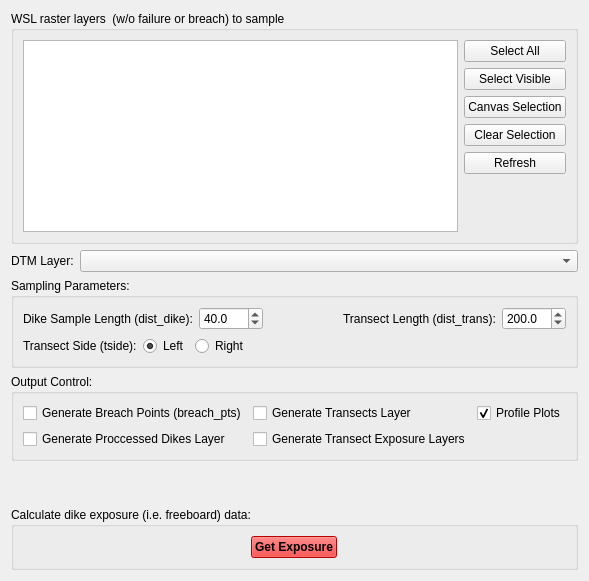
         <widget class="QWidget" name="tab_expo">
          <property name="sizePolicy">
           <sizepolicy hsizetype="Expanding" vsizetype="Preferred">
            <horstretch>0</horstretch>
            <verstretch>0</verstretch>
           </sizepolicy>
          </property>
          <attribute name="title">
           <string>Dike Exposure</string>
          </attribute>
          <layout class="QVBoxLayout" name="verticalLayout_5">
           <item>
            <widget class="QGroupBox" name="groupBox_3">
             <property name="title">
              <string>WSL raster layers  (w/o failure or breach) to sample</string>
             </property>
             <layout class="QHBoxLayout" name="horizontalLayout_2">
              <item>
               <widget class="QListView" name="listView_expo_rlays"/>
              </item>
              <item>
               <layout class="QVBoxLayout" name="verticalLayout_6">
                <item>
                 <widget class="QPushButton" name="pushButton_expo_sAll">
                  <property name="text">
                   <string>Select All</string>
                  </property>
                 </widget>
                </item>
                <item>
                 <widget class="QPushButton" name="pushButton_expo_sVis">
                  <property name="text">
                   <string>Select Visible</string>
                  </property>
                 </widget>
                </item>
                <item>
                 <widget class="QPushButton" name="pushButton_expo_canvas">
                  <property name="text">
                   <string>Canvas Selection</string>
                  </property>
                 </widget>
                </item>
                <item>
                 <widget class="QPushButton" name="pushButton_expo_clear">
                  <property name="text">
                   <string>Clear Selection</string>
                  </property>
                 </widget>
                </item>
                <item>
                 <widget class="QPushButton" name="pushButton_expo_refr">
                  <property name="text">
                   <string>Refresh</string>
                  </property>
                 </widget>
                </item>
                <item>
                 <spacer name="verticalSpacer_3">
                  <property name="orientation">
                   <enum>Qt::Vertical</enum>
                  </property>
                  <property name="sizeHint" stdset="0">
                   <size>
                    <width>20</width>
                    <height>40</height>
                   </size>
                  </property>
                 </spacer>
                </item>
               </layout>
              </item>
             </layout>
            </widget>
           </item>
           <item>
            <layout class="QHBoxLayout" name="horizontalLayout_22">
             <item>
              <widget class="QLabel" name="label_13">
               <property name="sizePolicy">
                <sizepolicy hsizetype="Fixed" vsizetype="Preferred">
                 <horstretch>0</horstretch>
                 <verstretch>0</verstretch>
                </sizepolicy>
               </property>
               <property name="text">
                <string>DTM Layer:</string>
               </property>
              </widget>
             </item>
             <item>
              <widget class="QgsMapLayerComboBox" name="mMapLayerComboBox_dtm"/>
             </item>
            </layout>
           </item>
           <item>
            <widget class="QGroupBox" name="groupBox_5">
             <property name="title">
              <string>Sampling Parameters:</string>
             </property>
             <layout class="QVBoxLayout" name="verticalLayout_7">
              <item>
               <layout class="QHBoxLayout" name="horizontalLayout_5">
                <item>
                 <widget class="QLabel" name="label_5">
                  <property name="sizePolicy">
                   <sizepolicy hsizetype="Fixed" vsizetype="Preferred">
                    <horstretch>0</horstretch>
                    <verstretch>0</verstretch>
                   </sizepolicy>
                  </property>
                  <property name="text">
                   <string>Dike Sample Length (dist_dike):</string>
                  </property>
                 </widget>
                </item>
                <item>
                 <widget class="QDoubleSpinBox" name="doubleSpinBox_dist_dike">
                  <property name="sizePolicy">
                   <sizepolicy hsizetype="Fixed" vsizetype="Fixed">
                    <horstretch>0</horstretch>
                    <verstretch>0</verstretch>
                   </sizepolicy>
                  </property>
                  <property name="decimals">
                   <number>1</number>
                  </property>
                  <property name="maximum">
                   <double>1000.000000000000000</double>
                  </property>
                  <property name="value">
                   <double>40.000000000000000</double>
                  </property>
                 </widget>
                </item>
                <item>
                 <spacer name="horizontalSpacer_2">
                  <property name="orientation">
                   <enum>Qt::Horizontal</enum>
                  </property>
                  <property name="sizeHint" stdset="0">
                   <size>
                    <width>40</width>
                    <height>20</height>
                   </size>
                  </property>
                 </spacer>
                </item>
                <item>
                 <widget class="QLabel" name="label_6">
                  <property name="text">
                   <string>Transect Length (dist_trans):</string>
                  </property>
                 </widget>
                </item>
                <item>
                 <widget class="QDoubleSpinBox" name="doubleSpinBox_dist_trans">
                  <property name="decimals">
                   <number>1</number>
                  </property>
                  <property name="maximum">
                   <double>1000.000000000000000</double>
                  </property>
                  <property name="value">
                   <double>200.000000000000000</double>
                  </property>
                 </widget>
                </item>
               </layout>
              </item>
              <item>
               <layout class="QHBoxLayout" name="horizontalLayout_6">
                <item>
                 <widget class="QLabel" name="label_10">
                  <property name="sizePolicy">
                   <sizepolicy hsizetype="Fixed" vsizetype="Preferred">
                    <horstretch>0</horstretch>
                    <verstretch>0</verstretch>
                   </sizepolicy>
                  </property>
                  <property name="text">
                   <string>Transect Side (tside):</string>
                  </property>
                 </widget>
                </item>
                <item>
                 <widget class="QRadioButton" name="radioButton_v_tside_left">
                  <property name="sizePolicy">
                   <sizepolicy hsizetype="Fixed" vsizetype="Fixed">
                    <horstretch>0</horstretch>
                    <verstretch>0</verstretch>
                   </sizepolicy>
                  </property>
                  <property name="text">
                   <string>Left</string>
                  </property>
                  <property name="checked">
                   <bool>true</bool>
                  </property>
                  <attribute name="buttonGroup">
                   <string notr="true">buttonGroup_v_tside</string>
                  </attribute>
                 </widget>
                </item>
                <item>
                 <widget class="QRadioButton" name="radioButton_v_tside_right">
                  <property name="text">
                   <string>Right</string>
                  </property>
                  <attribute name="buttonGroup">
                   <string notr="true">buttonGroup_v_tside</string>
                  </attribute>
                 </widget>
                </item>
               </layout>
              </item>
             </layout>
            </widget>
           </item>
           <item>
            <widget class="QGroupBox" name="groupBox_6">
             <property name="title">
              <string>Output Control:</string>
             </property>
             <layout class="QGridLayout" name="gridLayout_2">
              <item row="1" column="2">
               <widget class="QCheckBox" name="checkBox_expo_plot">
                <property name="sizePolicy">
                 <sizepolicy hsizetype="Fixed" vsizetype="Fixed">
                  <horstretch>0</horstretch>
                  <verstretch>0</verstretch>
                 </sizepolicy>
                </property>
                <property name="text">
                 <string>Profile Plots</string>
                </property>
                <property name="checked">
                 <bool>true</bool>
                </property>
               </widget>
              </item>
              <item row="1" column="0">
               <widget class="QCheckBox" name="checkBox_expo_breach_pts">
                <property name="sizePolicy">
                 <sizepolicy hsizetype="Fixed" vsizetype="Fixed">
                  <horstretch>0</horstretch>
                  <verstretch>0</verstretch>
                 </sizepolicy>
                </property>
                <property name="text">
                 <string>Generate Breach Points (breach_pts)</string>
                </property>
               </widget>
              </item>
              <item row="1" column="1">
               <widget class="QCheckBox" name="checkBox_expo_write_tr">
                <property name="sizePolicy">
                 <sizepolicy hsizetype="Fixed" vsizetype="Fixed">
                  <horstretch>0</horstretch>
                  <verstretch>0</verstretch>
                 </sizepolicy>
                </property>
                <property name="text">
                 <string>Generate Transects Layer</string>
                </property>
               </widget>
              </item>
              <item row="6" column="1">
               <widget class="QCheckBox" name="checkBox_expo_crestPts">
                <property name="text">
                 <string>Generate Transect Exposure Layers</string>
                </property>
               </widget>
              </item>
              <item row="6" column="0">
               <widget class="QCheckBox" name="checkBox_expo_wDikes">
                <property name="text">
                 <string>Generate Proccessed Dikes Layer</string>
                </property>
               </widget>
              </item>
             </layout>
            </widget>
           </item>
           <item>
            <spacer name="verticalSpacer_2">
             <property name="orientation">
              <enum>Qt::Vertical</enum>
             </property>
             <property name="sizeHint" stdset="0">
              <size>
               <width>20</width>
               <height>40</height>
              </size>
             </property>
            </spacer>
           </item>
           <item>
            <widget class="QGroupBox" name="groupBox_15">
             <property name="sizePolicy">
              <sizepolicy hsizetype="Preferred" vsizetype="Fixed">
               <horstretch>0</horstretch>
               <verstretch>0</verstretch>
              </sizepolicy>
             </property>
             <property name="minimumSize">
              <size>
               <width>0</width>
               <height>0</height>
              </size>
             </property>
             <property name="title">
              <string>Calculate dike exposure (i.e. freeboard) data:</string>
             </property>
             <layout class="QVBoxLayout" name="verticalLayout_22">
              <item alignment="Qt::AlignHCenter">
               <widget class="QPushButton" name="pushButton_expo_run">
                <property name="sizePolicy">
                 <sizepolicy hsizetype="Fixed" vsizetype="Fixed">
                  <horstretch>0</horstretch>
                  <verstretch>0</verstretch>
                 </sizepolicy>
                </property>
                <property name="palette">
                 <palette>
                  <active>
                   <colorrole role="WindowText">
                    <brush brushstyle="SolidPattern">
                     <color alpha="255">
                      <red>0</red>
                      <green>0</green>
                      <blue>0</blue>
                     </color>
                    </brush>
                   </colorrole>
                   <colorrole role="Button">
                    <brush brushstyle="SolidPattern">
                     <color alpha="255">
                      <red>255</red>
                      <green>0</green>
                      <blue>0</blue>
                     </color>
                    </brush>
                   </colorrole>
                   <colorrole role="Light">
                    <brush brushstyle="SolidPattern">
                     <color alpha="255">
                      <red>255</red>
                      <green>127</green>
                      <blue>127</blue>
                     </color>
                    </brush>
                   </colorrole>
                   <colorrole role="Midlight">
                    <brush brushstyle="SolidPattern">
                     <color alpha="255">
                      <red>255</red>
                      <green>63</green>
                      <blue>63</blue>
                     </color>
                    </brush>
                   </colorrole>
                   <colorrole role="Dark">
                    <brush brushstyle="SolidPattern">
                     <color alpha="255">
                      <red>127</red>
                      <green>0</green>
                      <blue>0</blue>
                     </color>
                    </brush>
                   </colorrole>
                   <colorrole role="Mid">
                    <brush brushstyle="SolidPattern">
                     <color alpha="255">
                      <red>170</red>
                      <green>0</green>
                      <blue>0</blue>
                     </color>
                    </brush>
                   </colorrole>
                   <colorrole role="Text">
                    <brush brushstyle="SolidPattern">
                     <color alpha="255">
                      <red>0</red>
                      <green>0</green>
                      <blue>0</blue>
                     </color>
                    </brush>
                   </colorrole>
                   <colorrole role="BrightText">
                    <brush brushstyle="SolidPattern">
                     <color alpha="255">
                      <red>255</red>
                      <green>255</green>
                      <blue>255</blue>
                     </color>
                    </brush>
                   </colorrole>
                   <colorrole role="ButtonText">
                    <brush brushstyle="SolidPattern">
                     <color alpha="255">
                      <red>0</red>
                      <green>0</green>
                      <blue>0</blue>
                     </color>
                    </brush>
                   </colorrole>
                   <colorrole role="Base">
                    <brush brushstyle="SolidPattern">
                     <color alpha="255">
                      <red>255</red>
                      <green>255</green>
                      <blue>255</blue>
                     </color>
                    </brush>
                   </colorrole>
                   <colorrole role="Window">
                    <brush brushstyle="SolidPattern">
                     <color alpha="255">
                      <red>255</red>
                      <green>0</green>
                      <blue>0</blue>
                     </color>
                    </brush>
                   </colorrole>
                   <colorrole role="Shadow">
                    <brush brushstyle="SolidPattern">
                     <color alpha="255">
                      <red>0</red>
                      <green>0</green>
                      <blue>0</blue>
                     </color>
                    </brush>
                   </colorrole>
                   <colorrole role="AlternateBase">
                    <brush brushstyle="SolidPattern">
                     <color alpha="255">
                      <red>255</red>
                      <green>127</green>
                      <blue>127</blue>
                     </color>
                    </brush>
                   </colorrole>
                   <colorrole role="ToolTipBase">
                    <brush brushstyle="SolidPattern">
                     <color alpha="255">
                      <red>255</red>
                      <green>255</green>
                      <blue>220</blue>
                     </color>
                    </brush>
                   </colorrole>
                   <colorrole role="ToolTipText">
                    <brush brushstyle="SolidPattern">
                     <color alpha="255">
                      <red>0</red>
                      <green>0</green>
                      <blue>0</blue>
                     </color>
                    </brush>
                   </colorrole>
                  </active>
                  <inactive>
                   <colorrole role="WindowText">
                    <brush brushstyle="SolidPattern">
                     <color alpha="255">
                      <red>0</red>
                      <green>0</green>
                      <blue>0</blue>
                     </color>
                    </brush>
                   </colorrole>
                   <colorrole role="Button">
                    <brush brushstyle="SolidPattern">
                     <color alpha="255">
                      <red>255</red>
                      <green>0</green>
                      <blue>0</blue>
                     </color>
                    </brush>
                   </colorrole>
                   <colorrole role="Light">
                    <brush brushstyle="SolidPattern">
                     <color alpha="255">
                      <red>255</red>
                      <green>127</green>
                      <blue>127</blue>
                     </color>
                    </brush>
                   </colorrole>
                   <colorrole role="Midlight">
                    <brush brushstyle="SolidPattern">
                     <color alpha="255">
                      <red>255</red>
                      <green>63</green>
                      <blue>63</blue>
                     </color>
                    </brush>
                   </colorrole>
                   <colorrole role="Dark">
                    <brush brushstyle="SolidPattern">
                     <color alpha="255">
                      <red>127</red>
                      <green>0</green>
                      <blue>0</blue>
                     </color>
                    </brush>
                   </colorrole>
                   <colorrole role="Mid">
                    <brush brushstyle="SolidPattern">
                     <color alpha="255">
                      <red>170</red>
                      <green>0</green>
                      <blue>0</blue>
                     </color>
                    </brush>
                   </colorrole>
                   <colorrole role="Text">
                    <brush brushstyle="SolidPattern">
                     <color alpha="255">
                      <red>0</red>
                      <green>0</green>
                      <blue>0</blue>
                     </color>
                    </brush>
                   </colorrole>
                   <colorrole role="BrightText">
                    <brush brushstyle="SolidPattern">
                     <color alpha="255">
                      <red>255</red>
                      <green>255</green>
                      <blue>255</blue>
                     </color>
                    </brush>
                   </colorrole>
                   <colorrole role="ButtonText">
                    <brush brushstyle="SolidPattern">
                     <color alpha="255">
                      <red>0</red>
                      <green>0</green>
                      <blue>0</blue>
                     </color>
                    </brush>
                   </colorrole>
                   <colorrole role="Base">
                    <brush brushstyle="SolidPattern">
                     <color alpha="255">
                      <red>255</red>
                      <green>255</green>
                      <blue>255</blue>
                     </color>
                    </brush>
                   </colorrole>
                   <colorrole role="Window">
                    <brush brushstyle="SolidPattern">
                     <color alpha="255">
                      <red>255</red>
                      <green>0</green>
                      <blue>0</blue>
                     </color>
                    </brush>
                   </colorrole>
                   <colorrole role="Shadow">
                    <brush brushstyle="SolidPattern">
                     <color alpha="255">
                      <red>0</red>
                      <green>0</green>
                      <blue>0</blue>
                     </color>
                    </brush>
                   </colorrole>
                   <colorrole role="AlternateBase">
                    <brush brushstyle="SolidPattern">
                     <color alpha="255">
                      <red>255</red>
                      <green>127</green>
                      <blue>127</blue>
                     </color>
                    </brush>
                   </colorrole>
                   <colorrole role="ToolTipBase">
                    <brush brushstyle="SolidPattern">
                     <color alpha="255">
                      <red>255</red>
                      <green>255</green>
                      <blue>220</blue>
                     </color>
                    </brush>
                   </colorrole>
                   <colorrole role="ToolTipText">
                    <brush brushstyle="SolidPattern">
                     <color alpha="255">
                      <red>0</red>
                      <green>0</green>
                      <blue>0</blue>
                     </color>
                    </brush>
                   </colorrole>
                  </inactive>
                  <disabled>
                   <colorrole role="WindowText">
                    <brush brushstyle="SolidPattern">
                     <color alpha="255">
                      <red>127</red>
                      <green>0</green>
                      <blue>0</blue>
                     </color>
                    </brush>
                   </colorrole>
                   <colorrole role="Button">
                    <brush brushstyle="SolidPattern">
                     <color alpha="255">
                      <red>255</red>
                      <green>0</green>
                      <blue>0</blue>
                     </color>
                    </brush>
                   </colorrole>
                   <colorrole role="Light">
                    <brush brushstyle="SolidPattern">
                     <color alpha="255">
                      <red>255</red>
                      <green>127</green>
                      <blue>127</blue>
                     </color>
                    </brush>
                   </colorrole>
                   <colorrole role="Midlight">
                    <brush brushstyle="SolidPattern">
                     <color alpha="255">
                      <red>255</red>
                      <green>63</green>
                      <blue>63</blue>
                     </color>
                    </brush>
                   </colorrole>
                   <colorrole role="Dark">
                    <brush brushstyle="SolidPattern">
                     <color alpha="255">
                      <red>127</red>
                      <green>0</green>
                      <blue>0</blue>
                     </color>
                    </brush>
                   </colorrole>
                   <colorrole role="Mid">
                    <brush brushstyle="SolidPattern">
                     <color alpha="255">
                      <red>170</red>
                      <green>0</green>
                      <blue>0</blue>
                     </color>
                    </brush>
                   </colorrole>
                   <colorrole role="Text">
                    <brush brushstyle="SolidPattern">
                     <color alpha="255">
                      <red>127</red>
                      <green>0</green>
                      <blue>0</blue>
                     </color>
                    </brush>
                   </colorrole>
                   <colorrole role="BrightText">
                    <brush brushstyle="SolidPattern">
                     <color alpha="255">
                      <red>255</red>
                      <green>255</green>
                      <blue>255</blue>
                     </color>
                    </brush>
                   </colorrole>
                   <colorrole role="ButtonText">
                    <brush brushstyle="SolidPattern">
                     <color alpha="255">
                      <red>127</red>
                      <green>0</green>
                      <blue>0</blue>
                     </color>
                    </brush>
                   </colorrole>
                   <colorrole role="Base">
                    <brush brushstyle="SolidPattern">
                     <color alpha="255">
                      <red>255</red>
                      <green>0</green>
                      <blue>0</blue>
                     </color>
                    </brush>
                   </colorrole>
                   <colorrole role="Window">
                    <brush brushstyle="SolidPattern">
                     <color alpha="255">
                      <red>255</red>
                      <green>0</green>
                      <blue>0</blue>
                     </color>
                    </brush>
                   </colorrole>
                   <colorrole role="Shadow">
                    <brush brushstyle="SolidPattern">
                     <color alpha="255">
                      <red>0</red>
                      <green>0</green>
                      <blue>0</blue>
                     </color>
                    </brush>
                   </colorrole>
                   <colorrole role="AlternateBase">
                    <brush brushstyle="SolidPattern">
                     <color alpha="255">
                      <red>255</red>
                      <green>0</green>
                      <blue>0</blue>
                     </color>
                    </brush>
                   </colorrole>
                   <colorrole role="ToolTipBase">
                    <brush brushstyle="SolidPattern">
                     <color alpha="255">
                      <red>255</red>
                      <green>255</green>
                      <blue>220</blue>
                     </color>
                    </brush>
                   </colorrole>
                   <colorrole role="ToolTipText">
                    <brush brushstyle="SolidPattern">
                     <color alpha="255">
                      <red>0</red>
                      <green>0</green>
                      <blue>0</blue>
                     </color>
                    </brush>
                   </colorrole>
                  </disabled>
                 </palette>
                </property>
                <property name="font">
                 <font>
                  <weight>75</weight>
                  <bold>true</bold>
                 </font>
                </property>
                <property name="text">
                 <string>Get Exposure</string>
                </property>
               </widget>
              </item>
             </layout>
            </widget>
           </item>
          </layout>
         </widget>
